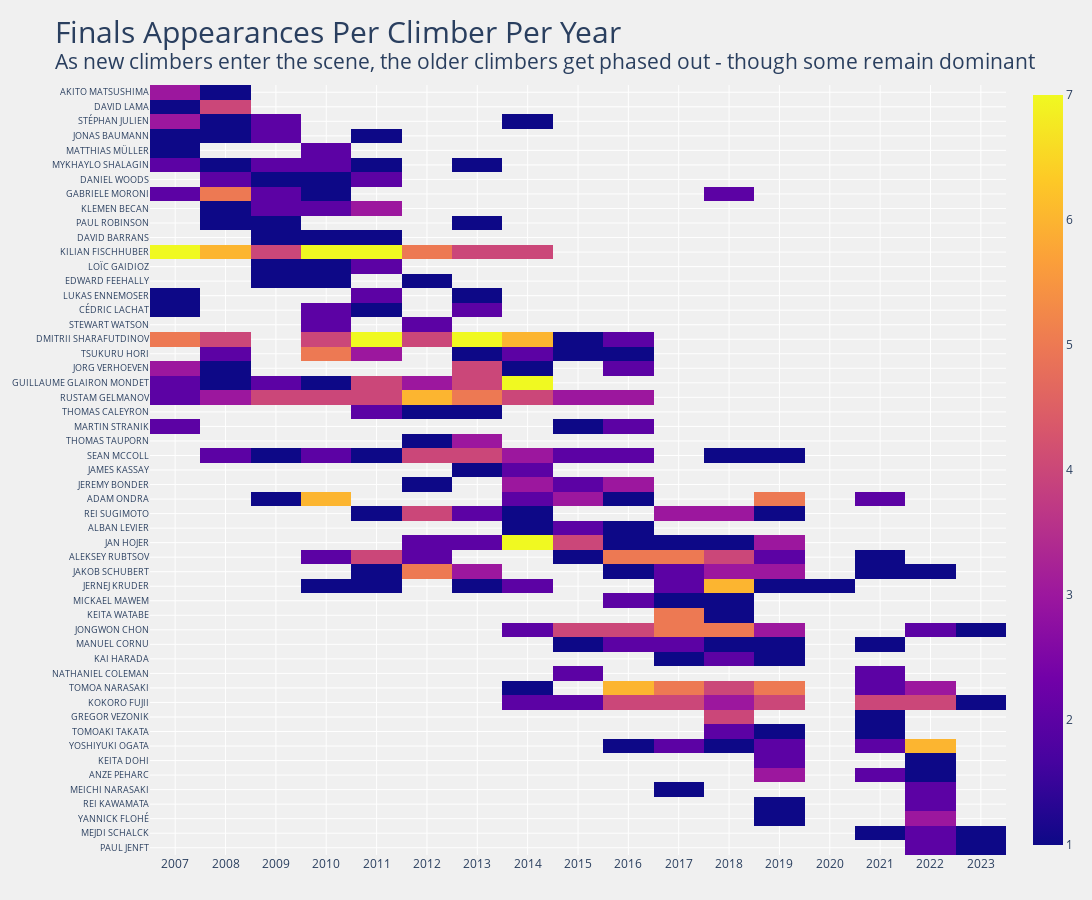

Source (notebook cell):
### Markdown cell above
## Using go.Heatmap() and df.iterrows()
* Converted dat to np.array

### Code cell
# Creates NaN-filled dataframe using names and years
dat = pd.DataFrame(np.nan, columns=YEARS, index=names)

# Takes data from final_num2 df and inserts it into our blank df
for ind, row in final_num2.iterrows():
    dat.loc[row['Name'], row['Year']] = row['Final']
    
# Filters climbers who have been in 3 or more finals
dat = dat[dat.sum(axis=1) >= 3] 

# Sort dat by average year weighted by number of finals
srt = ((dat * dat.columns).mean(1)/dat.mean(1)).argsort()
dat = dat.iloc[srt]
z_dat = dat.to_numpy()

# Create plotly figure with heatmap
fig2 = go.Figure(data=go.Heatmap(
                    x=dat.columns,
                    y=list(dat.index),
                    z=z_dat,
                    name='',
                    hoverongaps=False,
                    hovertemplate="<b>%{y}</b><br>Year: %{x}<br>Finals: %{z}"
                ))

title = ("Finals Appearances Per Climber Per Year<br>"
        "<sup>As new climbers enter the scene, the older climbers get phased out - though some remain dominant")

fig2.update_layout(    
    title=dict(text=title,
               font=dict(size=30)),
    plot_bgcolor='#f0f0f0',
    paper_bgcolor='#f0f0f0',
    height=900,
    width=1200,
    autosize=False,
    margin=dict(l=25, r=25, t=85, b=45),
    yaxis=dict(autorange='reversed',
               tickfont=dict(size=9)),
    xaxis={'type': 'category'}
    )

fig2.show(config=config)

### Figure 1 — Plotly figure (JSON) as saved in the notebook; plotly's stock layout.template omitted (floating-point values rounded to 4 significant figures; data arrays with more than 128 entries replaced by an {"elided": "..."} marker saying what was removed)
{"data": [{"hoverongaps": false, "hovertemplate": "<b>%{y}</b><br>Year: %{x}<br>Finals: %{z}", "name": "", "type": "heatmap", "x": [2007, 2008, 2009, 2010, 2011, 2012, 2013, 2014, 2015, 2016, 2017, 2018, 2019, 2020, 2021, 2022, 2023], "y": ["AKITO MATSUSHIMA", "DAVID LAMA", "STÉPHAN JULIEN", "JONAS BAUMANN", "MATTHIAS MÜLLER", "MYKHAYLO SHALAGIN", "DANIEL WOODS", "GABRIELE MORONI", "KLEMEN BECAN", "PAUL ROBINSON", "DAVID BARRANS", "KILIAN FISCHHUBER", "LOÏC GAIDIOZ", "EDWARD FEEHALLY", "LUKAS ENNEMOSER", "CÉDRIC LACHAT", "STEWART WATSON", "DMITRII SHARAFUTDINOV", "TSUKURU HORI", "JORG VERHOEVEN", "GUILLAUME GLAIRON MONDET", "RUSTAM GELMANOV", "THOMAS CALEYRON", "MARTIN STRANIK", "THOMAS TAUPORN", "SEAN MCCOLL", "JAMES KASSAY", "JEREMY BONDER", "ADAM ONDRA", "REI SUGIMOTO", "ALBAN LEVIER", "JAN HOJER", "ALEKSEY RUBTSOV", "JAKOB SCHUBERT", "JERNEJ KRUDER", "MICKAEL MAWEM", "KEITA WATABE", "JONGWON CHON", "MANUEL CORNU", "KAI HARADA", "NATHANIEL COLEMAN", "TOMOA NARASAKI", "KOKORO FUJII", "GREGOR VEZONIK", "TOMOAKI TAKATA", "YOSHIYUKI OGATA", "KEITA DOHI", "ANZE PEHARC", "MEICHI NARASAKI", "REI KAWAMATA", "YANNICK FLOHÉ", "MEJDI SCHALCK", "PAUL JENFT"], "z": {"elided": "53x17 int values"}}], "layout": {"autosize": false, "height": 900, "margin": {"b": 45, "l": 25, "r": 25, "t": 85}, "paper_bgcolor": "#f0f0f0", "plot_bgcolor": "#f0f0f0", "title": {"font": {"size": 30}, "text": "Finals Appearances Per Climber Per Year<br><sup>As new climbers enter the scene, the older climbers get phased out - though some remain dominant"}, "width": 1200, "xaxis": {"autorange": true, "range": [-0.5, 16.5], "type": "category"}, "yaxis": {"autorange": true, "range": [52.5, -0.5], "tickfont": {"size": 9}, "type": "category"}}}
